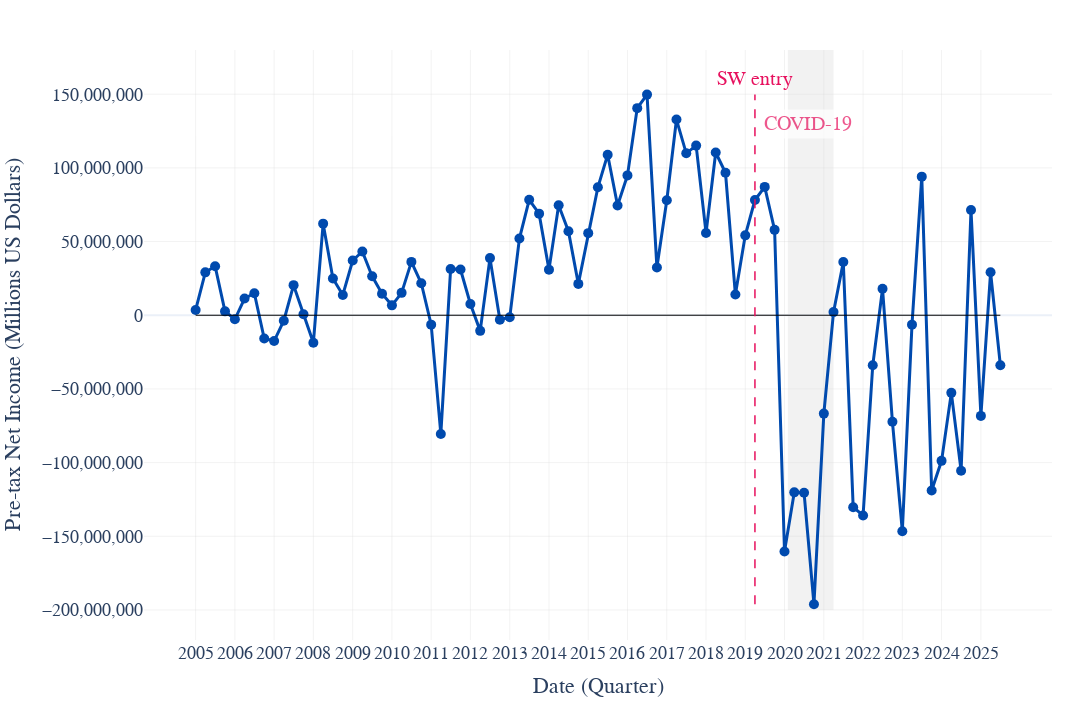

This figure's notebook cell:
### Code cell
# -----------------------
# Prepare data
# -----------------------
plot_data = costs[['date', 'INCOME_PRE_TAX']].copy()
plot_data['INCOME_PRE_TAX'] *= 1000

year_tick_vals = (
    plot_data
    .groupby(plot_data['date'].dt.year)['date']
    .first()
    .to_numpy()
)

unique_years = plot_data['date'].dt.year.unique()

# -----------------------
# Create figure
# -----------------------
fig = go.Figure()

# Income line with markers
fig.add_trace(
    go.Scatter(
        x=plot_data['date'],
        y=plot_data['INCOME_PRE_TAX'],
        mode='lines+markers',
        line=dict(
            color='rgba(0, 74, 174, 1)',
            width=3
        ),
        marker=dict(
            color='rgba(0, 74, 174, 1)',
            size=10,
            symbol='circle'
        )
    )
)

# Horizontal zero line
fig.add_shape(
    type='line',
    x0=plot_data['date'].min(), y0=0,
    x1=plot_data['date'].max(), y1=0,
    line=dict(color='black', width=1)
)

# Southwest entry vertical line
fig.add_shape(
    type='line',
    x0=pd.to_datetime('2019-04-01'), y0=plot_data['INCOME_PRE_TAX'].min(),
    x1=pd.to_datetime('2019-04-01'), y1=plot_data['INCOME_PRE_TAX'].max(),
    line=dict(color='rgba(231, 17, 94, 1)', width=1.5, dash='dash')
)

fig.add_annotation(
    x=pd.to_datetime('2019-04-01'),
    y=plot_data['INCOME_PRE_TAX'].max() + 10_000_000,
    text='SW entry',
    showarrow=False,
    font=dict(
        family='Arial',
        size=20,
        color='rgba(231, 17, 94, 1)'
    )
)

# COVID-19 shaded period
fig.add_shape(
    type='rect',
    x0='2020-02-01',
    x1='2021-04-01',
    y0=-200_000_000,
    y1=180_000_000,
    fillcolor='lightgray',
    opacity=0.3,
    layer='below',
    line_width=0
)

fig.add_annotation(
    x='2020-08-10',
    y=130_000_000,
    text='COVID-19',
    showarrow=False,
    align='center',
    font=dict(
        family='Arial',
        size=20,
        color='rgba(231, 17, 94, 1)'
    ),
    bgcolor='white',
    opacity=0.7,
    borderpad=4
)

# -----------------------
# Layout
# -----------------------
fig.update_layout(
    width=1280,
    height=720,
    font=dict(
        family='Arial',
        size=20
    ),
    xaxis=dict(
        title='Date (Quarter)',
        title_font=dict(size=22),
        tickmode='array',
        tickvals=year_tick_vals,
        ticktext=unique_years,
        tickfont=dict(size=18),
        gridcolor='rgba(211, 211, 211, 0.3)',
        gridwidth=1,
        showgrid=True
    ),
    yaxis=dict(
        title='Pre-tax Net Income (Millions US Dollars)',
        title_font=dict(size=22),
        tickfont=dict(size=18),
        gridcolor='rgba(211, 211, 211, 0.3)',
        gridwidth=1,
        showgrid=True,
        tickformat=','
    ),
    margin=dict(t=50, b=80, l=100, r=40),
    template='plotly_white',
    plot_bgcolor='rgba(255, 255, 255, 1)'
)

fig.show()

fig.write_image(
    PLOT_FOLDER + "HA_income.png",
    scale=3
)

### Figure 1 — Plotly figure (JSON) as saved in the notebook; plotly's stock layout.template omitted (floating-point values rounded to 4 significant figures)
{"data": [{"line": {"color": "rgba(0, 74, 174, 1)", "width": 3}, "marker": {"color": "rgba(0, 74, 174, 1)", "size": 10, "symbol": "circle"}, "mode": "lines+markers", "type": "scatter", "x": ["2005-01-01T00:00:00", "2005-04-01T00:00:00", "2005-07-01T00:00:00", "2005-10-01T00:00:00", "2006-01-01T00:00:00", "2006-04-01T00:00:00", "2006-07-01T00:00:00", "2006-10-01T00:00:00", "2007-01-01T00:00:00", "2007-04-01T00:00:00", "2007-07-01T00:00:00", "2007-10-01T00:00:00", "2008-01-01T00:00:00", "2008-04-01T00:00:00", "2008-07-01T00:00:00", "2008-10-01T00:00:00", "2009-01-01T00:00:00", "2009-04-01T00:00:00", "2009-07-01T00:00:00", "2009-10-01T00:00:00", "2010-01-01T00:00:00", "2010-04-01T00:00:00", "2010-07-01T00:00:00", "2010-10-01T00:00:00", "2011-01-01T00:00:00", "2011-04-01T00:00:00", "2011-07-01T00:00:00", "2011-10-01T00:00:00", "2012-01-01T00:00:00", "2012-04-01T00:00:00", "2012-07-01T00:00:00", "2012-10-01T00:00:00", "2013-01-01T00:00:00", "2013-04-01T00:00:00", "2013-07-01T00:00:00", "2013-10-01T00:00:00", "2014-01-01T00:00:00", "2014-04-01T00:00:00", "2014-07-01T00:00:00", "2014-10-01T00:00:00", "2015-01-01T00:00:00", "2015-04-01T00:00:00", "2015-07-01T00:00:00", "2015-10-01T00:00:00", "2016-01-01T00:00:00", "2016-04-01T00:00:00", "2016-07-01T00:00:00", "2016-10-01T00:00:00", "2017-01-01T00:00:00", "2017-04-01T00:00:00", "2017-07-01T00:00:00", "2017-10-01T00:00:00", "2018-01-01T00:00:00", "2018-04-01T00:00:00", "2018-07-01T00:00:00", "2018-10-01T00:00:00", "2019-01-01T00:00:00", "2019-04-01T00:00:00", "2019-07-01T00:00:00", "2019-10-01T00:00:00", "2020-01-01T00:00:00", "2020-04-01T00:00:00", "2020-07-01T00:00:00", "2020-10-01T00:00:00", "2021-01-01T00:00:00", "2021-04-01T00:00:00", "2021-07-01T00:00:00", "2021-10-01T00:00:00", "2022-01-01T00:00:00", "2022-04-01T00:00:00", "2022-07-01T00:00:00", "2022-10-01T00:00:00", "2023-01-01T00:00:00", "2023-04-01T00:00:00", "2023-07-01T00:00:00", "2023-10-01T00:00:00", "2024-01-01T00:00:00", "2024-04-01T00:00:00", "2024-07-01T00:00:00", "2024-10-01T00:00:00", "2025-01-01T00:00:00", "2025-04-01T00:00:00", "2025-07-01T00:00:00"], "y": [3566360, 29106290, 33280390, 2634430, -2722630, 11338100, 14959650, -15788170, -17523750, -3737940, 20430070, 698480, -18689530, 62149760, 24982520, 13790430, 37159900, 43251190, 26476450, 14619190, 6718300, 15185100, 36213500, 21694980, -6373420, -80548050, 31409660, 31010990, 7637760, -10606750, 38767610, -3040910, -1415490, 52047270, 78332100, 68940230, 30942470, 74623990, 56997420, 21267170, 55703800, 86841090, 108963790, 74424250, 94897240, 140537600, 149731680, 32372570, 78013520, 132800000.0, 109890100, 115111850, 55843870, 110449850, 96684950, 14073450, 54226770, 78178770, 87095890, 57933760, -160370100, -120190310, -120517400, -196126060, -66740000.0, 2122000, 36162130, -130265700, -135853590, -33950570, 17939280, -72319540, -146536260, -6370700, 94067050, -118976310, -98801730, -52680150, -105549910, 71460670, -68307300, 29157760, -33908000]}], "layout": {"annotations": [{"font": {"color": "rgba(231, 17, 94, 1)", "family": "Arial", "size": 20}, "showarrow": false, "text": "SW entry", "x": "2019-04-01T00:00:00", "y": 159731680}, {"align": "center", "bgcolor": "white", "borderpad": 4, "font": {"color": "rgba(231, 17, 94, 1)", "family": "Arial", "size": 20}, "opacity": 0.7, "showarrow": false, "text": "COVID-19", "x": "2020-08-10", "y": 130000000}], "font": {"family": "Arial", "size": 20}, "height": 720, "margin": {"b": 80, "l": 100, "r": 40, "t": 50}, "plot_bgcolor": "rgba(255, 255, 255, 1)", "shapes": [{"line": {"color": "black", "width": 1}, "type": "line", "x0": "2005-01-01T00:00:00", "x1": "2025-07-01T00:00:00", "y0": 0, "y1": 0}, {"line": {"color": "rgba(231, 17, 94, 1)", "dash": "dash", "width": 1.5}, "type": "line", "x0": "2019-04-01T00:00:00", "x1": "2019-04-01T00:00:00", "y0": -196126060, "y1": 149731680}, {"fillcolor": "lightgray", "layer": "below", "line": {"width": 0}, "opacity": 0.3, "type": "rect", "x0": "2020-02-01", "x1": "2021-04-01", "y0": -200000000, "y1": 180000000}], "width": 1280, "xaxis": {"gridcolor": "rgba(211, 211, 211, 0.3)", "gridwidth": 1, "showgrid": true, "tickfont": {"size": 18}, "tickmode": "array", "ticktext": [2005, 2006, 2007, 2008, 2009, 2010, 2011, 2012, 2013, 2014, 2015, 2016, 2017, 2018, 2019, 2020, 2021, 2022, 2023, 2024, 2025], "tickvals": ["2005-01-01T00:00:00.000000000", "2006-01-01T00:00:00.000000000", "2007-01-01T00:00:00.000000000", "2008-01-01T00:00:00.000000000", "2009-01-01T00:00:00.000000000", "2010-01-01T00:00:00.000000000", "2011-01-01T00:00:00.000000000", "2012-01-01T00:00:00.000000000", "2013-01-01T00:00:00.000000000", "2014-01-01T00:00:00.000000000", "2015-01-01T00:00:00.000000000", "2016-01-01T00:00:00.000000000", "2017-01-01T00:00:00.000000000", "2018-01-01T00:00:00.000000000", "2019-01-01T00:00:00.000000000", "2020-01-01T00:00:00.000000000", "2021-01-01T00:00:00.000000000", "2022-01-01T00:00:00.000000000", "2023-01-01T00:00:00.000000000", "2024-01-01T00:00:00.000000000", "2025-01-01T00:00:00.000000000"], "title": {"font": {"size": 22}, "text": "Date (Quarter)"}}, "yaxis": {"gridcolor": "rgba(211, 211, 211, 0.3)", "gridwidth": 1, "showgrid": true, "tickfont": {"size": 18}, "tickformat": ",", "title": {"font": {"size": 22}, "text": "Pre-tax Net Income (Millions US Dollars)"}}}}
